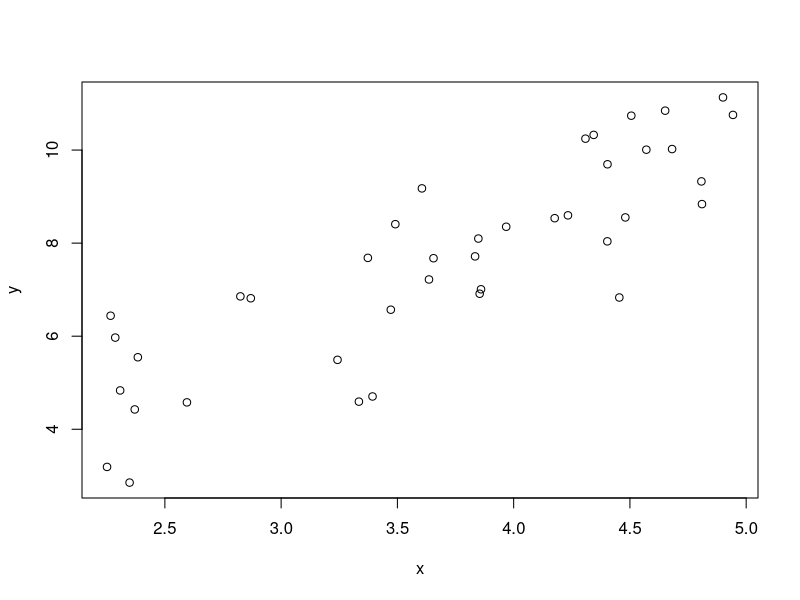
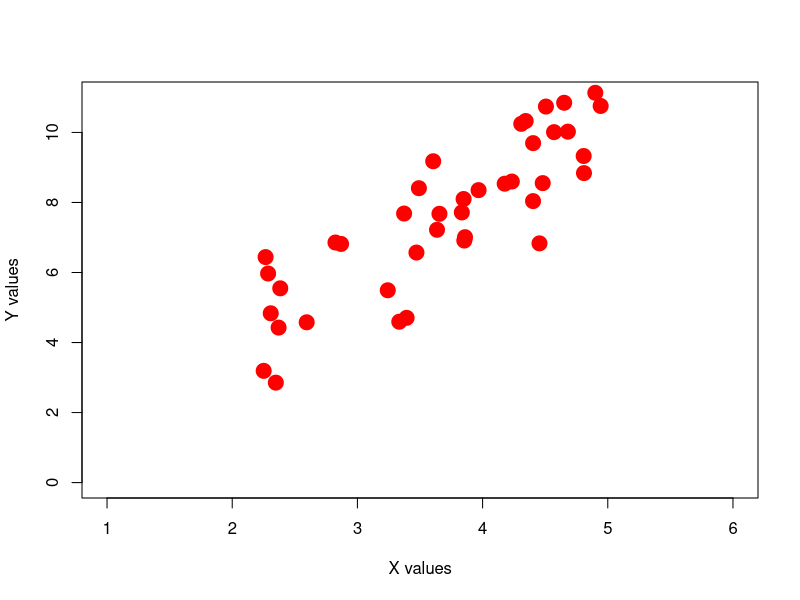
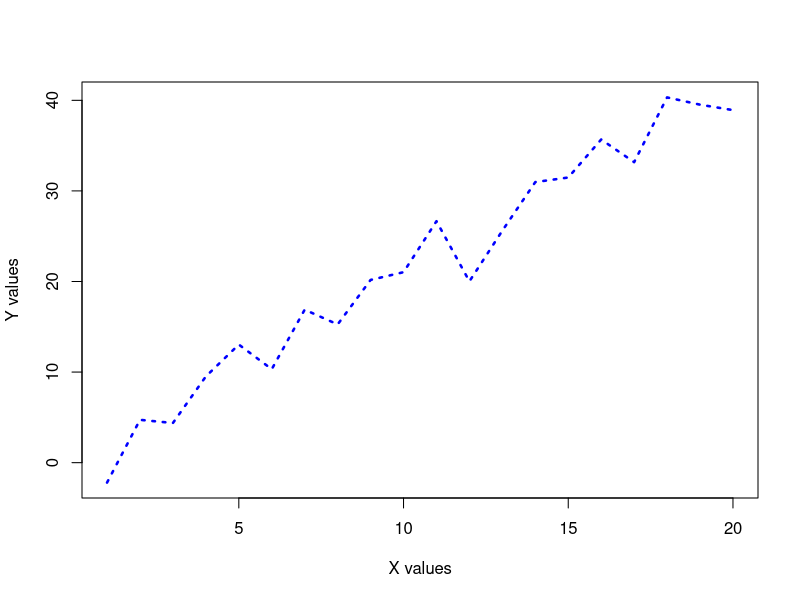
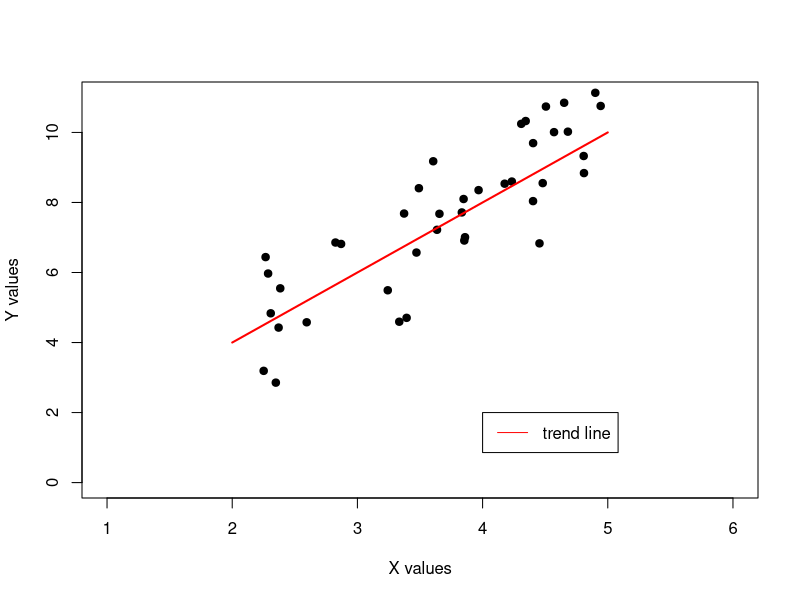
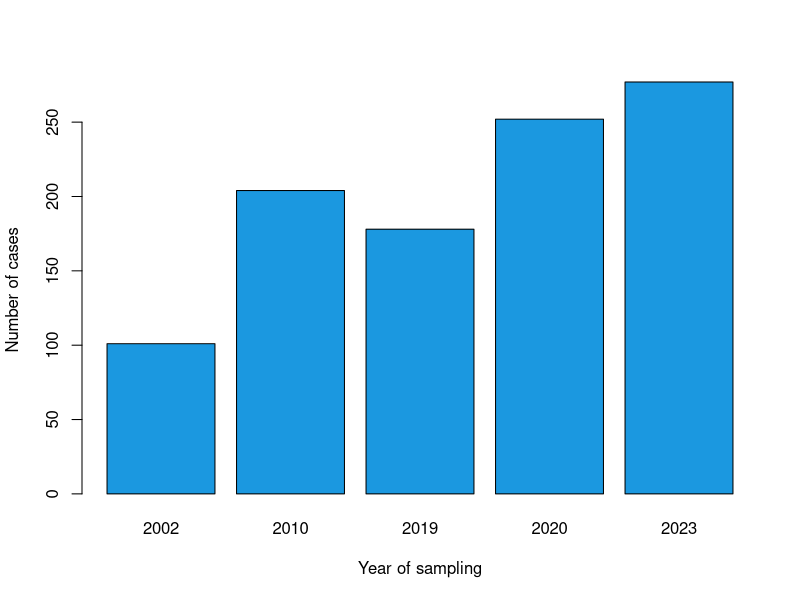
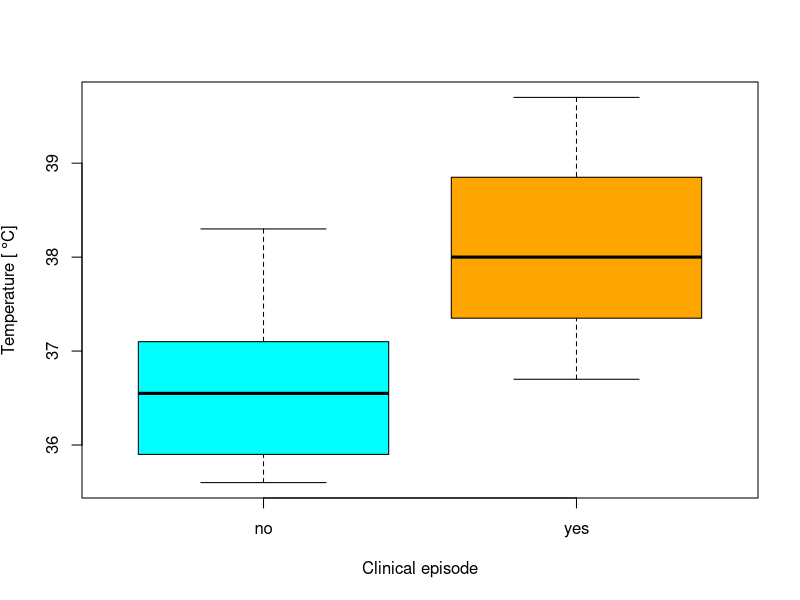

Write the R code that produced these figures, in order.
## ---- chunk 1
## assign to x the value 5
x <- 5 

## print the value assigned to the 
## variable x to the screen
x 
## ---- chunk 2
## we can also assign text to a variable
y <- "Hello There" 

## print y
y
## ---- chunk 3
## we can re-assign variables
y <- sqrt(10)

## or assign a variable in terms 
## of other variables
ziggy <- x + y

## print variable "ziggy"
ziggy
## ---- chunk 4
## remove the variables x and y
rm(x, y)
## ---- chunk 5
ziggy
## ---- chunk 6
# create a vector with 4 numbers
x <- c(2, 1, 3, 5)
x

# or a vector containing 4 strings
names <- c("Neil", "Ella", "John", "Grace")
names
## ---- chunk 7
# get the second element of x
x[2]
## ---- chunk 8
# get the first 3 elements of names
names[1:3]
## ---- chunk 9
# get last two elements of x
tail(x,2)
## ---- chunk 10
df <- data.frame(ParticipantID = c('ID001', 'ID002', 'ID003', 'ID007', 'ID009'),
                 Age = c(12, 8, 9, 7, 11),
                 Episode = c('y', 'n', 'n', 'y', 'y'))
## ---- chunk 11
knitr::kable(df, align = 'lcc')
## ---- chunk 12
df$Age

# equivalent to
# df['Age']
## ---- chunk 13
# get the ID of the second participant
df$ParticipantID[2]

# equivalent to 
# df[2,'ParticipantID']
## ---- chunk 14
# changing the data type of the 'Episode' column to a factor
df$Episode <- factor(df$Episode, labels = c('no', 'yes'))

# adding a new column
df['Temperature'] <- c(39.1, 37.0, 35.3, 38.8, 37.9)

# equivalent to 
# df$Temperature <- c(39.1, 37.0, 35.3, 38.8, 37.9)

# display the first 3 rows of df
head(df, n = 3)
## ---- chunk 15
# define a vector with numbers from 1 to 10
x <- 1:10

# note: this is short-hand for
# x <- seq(1, 10, by = 10)

# calculate the mean and sd of x
mu <- mean(x)
sigma <- sd(x)

# let's have a look
print(paste0("The mean (sd) of x is ",mu," (",round(sigma,3),")"))
## ---- chunk 16
Rfuns <- read.csv('Rfunctions.csv', sep = ';')

knitr::kable(Rfuns, align = 'll')
## ---- chunk 17
hello <- function() {
    print("Hello, world")
}

hello()
## ---- chunk 18
circle <- function(r) {
    # calculate the area
    A <- pi * r^2
    
    # return the value of A 
    return(A)
}

radius <- 1
print(paste0("the area of a circle with radius r = ",radius," is A = ",round(circle(radius),5)))
## ---- chunk 19
# define your function to compare means
compareMeans <- function(x, y, dostats = FALSE){
    
    # compare the means of vectors x and y
    mux <- mean(x)
    muy <- mean(y)
    if(mux > muy){
        print("the mean of x is greater than the mean of y")
    }else if(muy > mux){
        print("the mean of y is greater than the mean of x")
    }else{
        print("x and y have the same mean")
    }
    
    # run t-test if required
    if(dostats == TRUE){
        print("Here is the result of a two-sided t-test")
        t.test(x,y)
    }
}

# define two vectors, x and y
x <- c(1, 2, 3, 4, 5, 3, 1, 4, 5, 2)
y <- c(4, 1, 3, 5, 6, 2, 7, 3, 4, 5)

# call function, specify only first two arguments
compareMeans(x,y)
## ---- chunk 20
# call function, this time as to perform a t-test 
compareMeans(x,y,TRUE)
## ---- chunk 21
# define two vectors x and y
x <- runif(40, min = 2, max = 5)  # draw 40 samples from a uniform distribution U(2,5)
y <- x + rnorm(40, mean = x, sd = 1) # add Gaussian noise

# plot y against x
plot(x, y)
## ---- chunk 22
# change plotting symbol, size and colour, add axes labels and increase axes limits
plot(x, y, 
     pch = 19, # solid circle, also try 15, 17, 20, ...
     cex = 2,  # size scaling factor
     col = 'red',  
     xlab = 'X values', 
     ylab = 'Y values',
     xlim = c(1, 6),
     ylim = c(0,11))
## ---- chunk 23
# change plotting symbol, size and colour, add axes labels and increase axes limits
a <- 1:20
b <- a + rnorm(20, a, 2.5)

plot(a, b, 
     type = 'l', # change to line graph
     lwd = 2.5,  # line width
     lty = 'dotted',
     col = 'blue',
     xlab = 'X values',
     ylab = 'Y values')
## ---- chunk 24
# crate scatter plot and add line graph
# note: these statement have to be run / executed together
plot(x, y, 
     pch = 19, 
     cex = 1,
     xlab = 'X values',
     ylab = 'Y values',
     xlim = c(1, 6),
     ylim = c(0,11))
lines(x = 2:5, y = seq(4,10,by=2), lwd = 2, col = 'red')
legend(x = 4, y = 2, legend = 'trend line', col = 'red', lwd = 1)
## ---- chunk 25
# create some count data
Year = c('2002', '2010', '2019', '2020', '2023')
Cases = c(101, 204, 178, 252, 277)

barplot(Cases, names.arg = Year, col = '#1b98e0',
        xlab = 'Year of sampling',
        ylab = 'Number of cases')
## ---- chunk 26

df <- data.frame(Temperature = c(35.6, 37.1, 38.0, 36.7, 36.5, 35.9, 39.7, 38.3, 36.6),
                 Episode = factor(c('no', 'no', 'yes', 'yes', 'no', 'no', 'yes', 'no', 'no')))

boxplot(Temperature ~ Episode, data = df, 
        col = c('cyan', 'orange'),
        xlab = 'Clinical episode',
        ylab = expression("Temperature ["*~degree*C*"]"))
